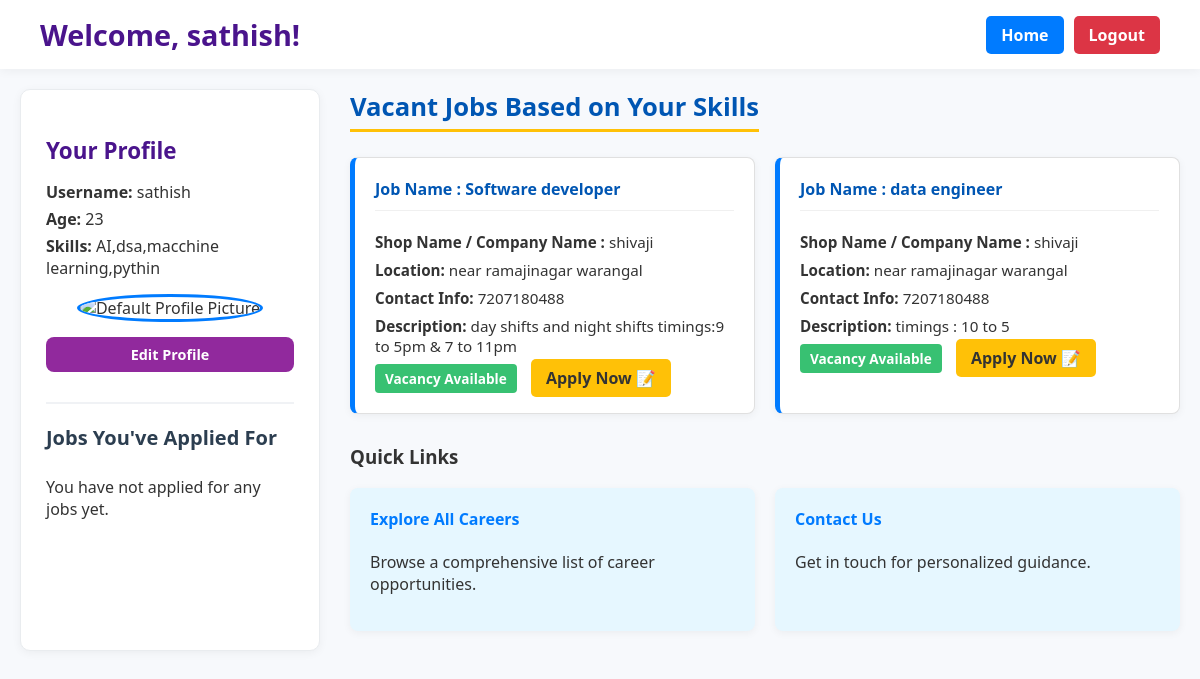
The app's page /dashboard (signed in) with its own data.
### tables this page shows
CREATE TABLE users (
            username TEXT NOT NULL,
            password TEXT NOT NULL,
            age INTEGER,
            profile_pic TEXT,
            skills TEXT,
            role TEXT NOT NULL DEFAULT 'job_seeker', security_question TEXT, security_answer TEXT,
            PRIMARY KEY (username, role)
        );

CREATE TABLE career_options (
            id INTEGER PRIMARY KEY AUTOINCREMENT,
            name TEXT NOT NULL,
            description TEXT NOT NULL,
            learn_more TEXT NOT NULL,
            skills_required TEXT,
            application_form_url TEXT,
            is_vacant INTEGER DEFAULT 1,
            total_labour_vacancy INTEGER DEFAULT 0,
            posted_by TEXT,
            posted_date DATETIME DEFAULT CURRENT_TIMESTAMP
        );

CREATE TABLE admin_profiles (
            username TEXT PRIMARY KEY,
            shop_name TEXT,
            total_labour_vacancy INTEGER,
            total_staff INTEGER,
            location TEXT,
            hand_based_salary TEXT,
            incentives TEXT,
            branches TEXT,
            contact_info TEXT,
            written_test TEXT,
            FOREIGN KEY(username) REFERENCES users(username)
        );

### app.py (the view)
@app.route("/dashboard")
@login_required
def dashboard():
    user = current_user
    skills_str = getattr(user, "skills", "") or ""
    user_skills_list = [s.strip().lower() for s in skills_str.split(",") if s.strip()]
    relevant_jobs = []
    db = get_db()
    all_jobs_query = """
        SELECT c.*, ap.shop_name, ap.location, ap.contact_info
        FROM career_options c
        LEFT JOIN admin_profiles ap ON c.posted_by = ap.username
    """
    career_options_db = db.execute(all_jobs_query).fetchall()
    if user_skills_list:
        for job in career_options_db:
            job_skills_list = [s.strip().lower() for s in (job["skills_required"] or "").split(",") if s.strip()]
            if any(user_skill in job_skills_list for user_skill in user_skills_list):
                relevant_jobs.append(job)
    applied_jobs = db.execute(
        """
        SELECT
            a.id as application_id,
            c.name as job_name
        FROM applications a
        JOIN career_options c ON a.job_id = c.id
        WHERE a.user_id = ?
        ORDER BY a.id DESC
        """,
        (user.id,)  # Use user.id (same as current_user.id)
    ).fetchall()
    return render_template(
        "dashboard.html",
        user=user,
        jobs=relevant_jobs,
        applied_jobs=applied_jobs
    )

### app.py (called while the page is built)
def get_db():
    db = getattr(g, '_database', None)
    if db is None:
        db = g._database = sqlite3.connect(DATABASE)
    db.row_factory = sqlite3.Row
    return db

@app.teardown_appcontext
def close_connection(exception):
    db = getattr(g, '_database', None)
    if db:
        db.close()

@login_manager.user_loader
def load_user(user_id):
    return User.get(user_id)

    @staticmethod
    def get(user_id):
        if ':' not in user_id:
            return None
        username, role = user_id.split(':', 1)
        db = get_db()
        user_row = db.execute("SELECT * FROM users WHERE username = ? AND role = ?", (username, role)).fetchone()
        if not user_row:
            return None
        return User(
            username=user_row['username'],
            age=user_row['age'],
            skills=user_row['skills'],
            profile_pic=user_row['profile_pic'],
            role=user_row['role']
        )

### templates/dashboard.html (shortened to what this page needs)
<!DOCTYPE html>
<html lang="en">
<head>
    <link rel="stylesheet" href="{{ url_for('static', filename='dashboard.css') }}" />
    <link rel="stylesheet" href="https://cdnjs.cloudflare.com/ajax/libs/font-awesome/6.0.0/css/all.min.css">
</head>
<body>
<header class="main-header">
    <h1>Welcome, {{ user.username }}!</h1>
    <nav class="top-nav-buttons">
        <a href="{{ url_for('home') }}" class="button home-btn">Home</a>
        <a href="{{ url_for('logout') }}" class="button logout-btn">Logout</a>
    </nav>
</header>
<div class="dashboard-layout">
    <aside class="profile-summary">
    <h2>Your Profile</h2> {% if user %}
        <div class="profile-details">
            <p><strong>Username:</strong> <span>{{ user.username }}</span></p>
            <p><strong>Age:</strong> <span>{{ user.age }}</span></p>
            <p><strong>Skills:</strong> <span>{{ user.skills | default('None specified') }}</span></p>
        </div>
        <div class="profile-pic-wrapper">
            {% if user.profile_pic %}
                <img src="{{ url_for('static', filename='profile_pics/' + user.profile_pic) }}"
                    alt="Profile Picture"
                    class="profile-pic"
                    id="profilePic"
                    style="cursor: pointer;"
                    title="Click to view full size" />
            {% else %}
                <img src="{{ url_for('static', filename='default_profile.png') }}"
                    alt="Default Profile Picture"
                    class="profile-pic default" />
            {% endif %}
        </div>
        <a href="{{ url_for('edit_profile') }}" class="button edit-button">Edit Profile</a>
    {% else %}
        <p>Profile information not available.</p>
    {% endif %}
    <section class="applied-jobs-summary">
    <h2>Jobs You've Applied For</h2>
    {% if applied_jobs %}
        <ul class="applied-jobs-list">
            {% for job in applied_jobs %}
                <li>
                    <span class="job-name">{{ job.job_name }}</span>
                    <a href="{{ url_for('download_application', application_id=job.application_id) }}" class="download-link">
                        Download PDF
                    </a>
                </li>
            {% endfor %}
        </ul>
    {% else %}
        <p>You have not applied for any jobs yet.</p>
    {% endif %}
</section>
</aside>
    <main class="main-content">
        <section class="career-suggestions">
            <h3>Vacant Jobs Based on Your Skills</h3>
            <div class="career-cards-container">
                {% if jobs %}
                    {% for job in jobs %}
                        <div class="job-posting">
                            <h4 class="job-name-heading">Job Name : {{ job.name }}</h4>
                            <p><strong>Shop Name / Company Name :</strong> {{ job.shop_name or "N/A" }}</p>
                            <p><strong>Location:</strong> {{ job.location or "N/A" }}</p>
                            <p><strong>Contact Info:</strong> {{ job.contact_info or "N/A" }}</p>
                            <p><strong>Description:</strong> {{ job.description }}</p>
                            <div class="job-status">
                                {% if job.is_vacant == 1 %}
                                    <span class="status-badge vacant">Vacancy Available</span>
                                    <a href="{{ url_for('apply', job_id=job.id) }}" class="apply-button btn btn-primary">Apply Now 📝</a>
                                {% else %}
                                    <span class="status-badge no-vacant">No Vacancy</span>
                                {% endif %}
                            </div>
                        </div>
                    {% endfor %}
                {% else %}
                    <p>No relevant job postings found based on your skills.</p>
                {% endif %}
            </div>
        </section>
        <section class="quick-links">
            <h3>Quick Links</h3>
            <div class="links-grid">
                <a href="{{ url_for('career_interests') }}" class="quick-link-card">
                    <h4>Explore All Careers</h4>
                    <p>Browse a comprehensive list of career opportunities.</p>
                </a>
                <a href="{{ url_for('contact') }}" class="quick-link-card">
                    <h4>Contact Us</h4>
                    <p>Get in touch for personalized guidance.</p>
                </a>
            </div>
        </section>
    </main>
</div>
</body>
</html>

### static/dashboard.css (style rules this page uses)
body { font-family: 'Segoe UI', Tahoma, Geneva, Verdana, sans-serif; background-color: #f7f9fc; color: #333; padding: 0; margin: 0; }
.main-header { background-color: #ffffff; padding: 15px 40px; box-shadow: 0 2px 10px rgba(0, 0, 0, 0.05); display: flex; justify-content: space-between; align-items: center; margin-bottom: 20px; }
.main-header h1 { color: #4a148c; font-size: 1.8em; margin: 0; }
.top-nav-buttons { display: flex; gap: 10px; }
.top-nav-buttons a.button { text-decoration: none; padding: 8px 15px; border-radius: 5px; background-color: #007bff; color: white; font-weight: 600; transition: background-color 0.2s; position: static !important; float: none !important; }
.top-nav-buttons a.button:last-child { background-color: #dc3545; }
.dashboard-layout { max-width: 1200px; margin: 0 auto; display: grid; grid-template-columns: 300px 1fr; gap: 30px; padding: 0 20px; }
.profile-summary { padding: 25px; border: 1px solid #e9ecef; border-radius: 10px; background-color: #ffffff; box-shadow: 0 2px 10px rgba(0, 0, 0, 0.05); }
.profile-summary h2, .profile-summary h3 { color: #4a148c; font-size: 1.4em; padding-bottom: 5px; margin-top: 20px; margin-bottom: 10px; }
.profile-details { margin-bottom: 15px; }
.profile-details p { margin: 5px 0; }
.profile-pic-wrapper { text-align: center; margin-bottom: 15px; }
.profile-pic { width: 100px; height: 100px; border-radius: 50%; object-fit: cover; border: 3px solid #007bff; }
.edit-button { display: block; text-align: center; margin-top: 15px; padding: 8px 12px; font-size: 0.9em; background-color: #91299d; color: white; text-decoration: none; border-radius: 8px; font-weight: 600; }
.main-content { padding: 0; }
.career-suggestions h3 { color: #0056b3; font-size: 1.6em; margin-top: 0; padding-bottom: 5px; border-bottom: 3px solid #ffc107; display: inline-block; margin-bottom: 25px; }
.career-cards-container { display: grid; grid-template-columns: repeat(auto-fit, minmax(300px, 1fr)); gap: 20px; }
.job-posting { background: #ffffff; border: 1px solid #e0e0e0; border-left: 5px solid #007bff; padding: 20px; border-radius: 8px; box-shadow: 0 2px 8px rgba(0, 0, 0, 0.05); }
.job-name-heading { color: #0056b3; margin-top: 0; border-bottom: 1px solid #f0f0f0; padding-bottom: 10px; }
.job-posting p { margin: 8px 0; font-size: 0.95em; }
.status-badge { padding: 5px 10px; border-radius: 4px; font-weight: bold; font-size: 0.85em; display: inline-block; margin-right: 10px; }
.status-badge.vacant { background-color: #38c172; color: white; }
.apply-button { padding: 8px 15px; background-color: #ffc107; color: #333; text-decoration: none; border-radius: 5px; font-weight: 600; }
.quick-links { margin-top: 30px; margin-bottom: 20px; }
.links-grid { display: grid; grid-template-columns: repeat(auto-fit, minmax(250px, 1fr)); gap: 20px; }
.quick-link-card { display: block; padding: 20px; background-color: #e6f7ff; border-radius: 8px; text-decoration: none; color: #333; box-shadow: 0 2px 8px rgba(0, 0, 0, 0.05); transition: background-color 0.2s; }
.quick-link-card h4 { color: #007bff; margin-top: 0; }
.applied-jobs-summary { margin-top: 30px; padding-top: 20px; border-top: 2px solid #f0f2f5; }
.applied-jobs-summary h2 { margin-top: 0; margin-bottom: 20px; font-size: 20px; color: #2c3e50; }

### records on screen
users: username "sathish", skills "AI,dsa,macchine learning,pythin"
career_options: name "Software developer", shop_name "shivaji", location "near ramajinagar warangal", contact_info "7207180488", description "day shifts and night shifts timings:9 to 5pm & 7 to 11pm"
career_options: name "data engineer", shop_name "shivaji", location "near ramajinagar warangal", contact_info "7207180488", description "timings : 10 to 5"

### other values on screen
{{ user.age }} "23"
